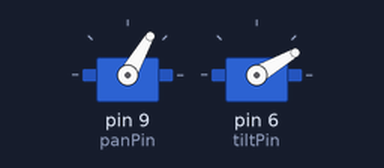
A sketch run on a simulated Arduino Uno, built with avr-gcc and run on an emulated ATmega328P. Shown: 2 × servo.

Above: at 0.05 s.
At 5.35 s:
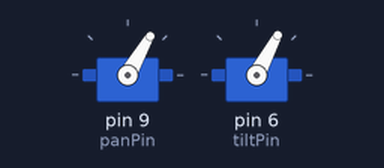
At 10.75 s:
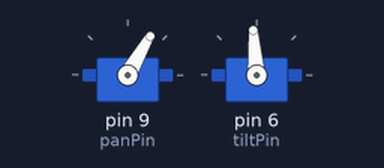
At 21.55 s:
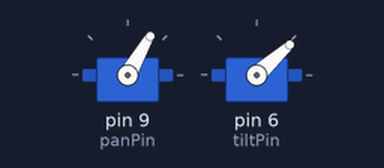
Timing chart, 0 to 30.7 s (numbered marks = the images above):
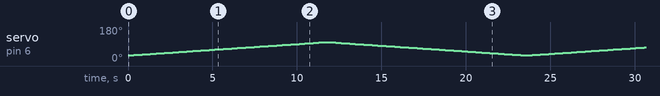

The sketch:

TestingSketch_Tilt.ino
```cpp
// Include the servo library:
#include <Servo.h>

// Create a new servo object:
Servo panServo;
Servo tiltServo;

#define panPin 9
#define tiltPin 6


// Create a variable to store the servo position:
int pan = 0;
int tilt = 0;

int delayTime = 60000/360;

void setup() {

  panServo.attach(panPin);
  tiltServo.attach(tiltPin);

}

void loop() {

  panServo.write(60);

  // Sweep from 30 to 100 degrees:
  for (tilt = 30; tilt <= 100; tilt += 1) {
    tiltServo.write(tilt);
    delay(delayTime);
  }

  // And back from 100 to 30 degrees:
  for (tilt = 100; tilt >= 30; tilt -= 1) {
    tiltServo.write(tilt);
    delay(delayTime);
  }

}
```
